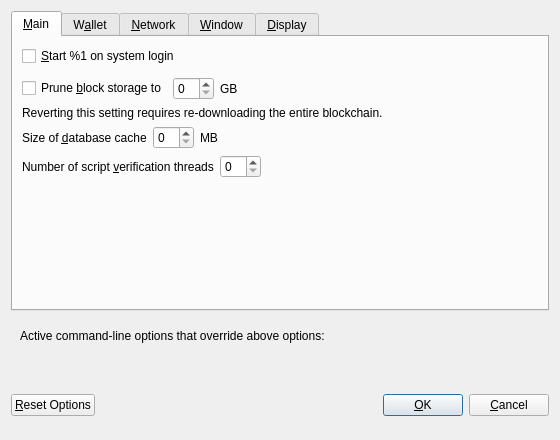
<?xml version="1.0" encoding="UTF-8"?>
<ui version="4.0">
 <class>OptionsDialog</class>
 <widget class="QDialog" name="OptionsDialog">
  <property name="geometry">
   <rect>
    <x>0</x>
    <y>0</y>
    <width>560</width>
    <height>440</height>
   </rect>
  </property>
  <property name="windowTitle">
   <string>Options</string>
  </property>
  <property name="modal">
   <bool>true</bool>
  </property>
  <layout class="QVBoxLayout" name="verticalLayout">
   <item>
    <widget class="QTabWidget" name="tabWidget">
     <property name="currentIndex">
      <number>0</number>
     </property>
     <widget class="QWidget" name="tabMain">
      <attribute name="title">
       <string>&amp;Main</string>
      </attribute>
      <layout class="QVBoxLayout" name="verticalLayout_Main">
       <item>
        <widget class="QCheckBox" name="bitcoinAtStartup">
         <property name="toolTip">
          <string>Automatically start %1 after logging in to the system.</string>
         </property>
         <property name="text">
          <string>&amp;Start %1 on system login</string>
         </property>
        </widget>
       </item>
       <item>
        <spacer name="horizontalSpacer_0_Main">
         <property name="orientation">
          <enum>Qt::Horizontal</enum>
         </property>
         <property name="sizeHint" stdset="0">
          <size>
           <width>40</width>
           <height>5</height>
          </size>
         </property>
        </spacer>
       </item>
       <item>
       <layout class="QHBoxLayout" name="horizontalLayout_Main_Prune">
        <item>
         <widget class="QCheckBox" name="prune">
          <property name="toolTip">
           <string>Disables some advanced features but all blocks will still be fully validated. Reverting this setting requires re-downloading the entire blockchain. Actual disk usage may be somewhat higher.</string>
          </property>
          <property name="text">
           <string>Prune &amp;block storage to</string>
          </property>
         </widget>
        </item>
        <item>
         <widget class="QSpinBox" name="pruneSize"/>
        </item>
         <item>
          <widget class="QLabel" name="pruneSizeUnitLabel">
           <property name="text">
            <string>GB</string>
           </property>
           <property name="textFormat">
            <enum>Qt::PlainText</enum>
           </property>
          </widget>
         </item>
         <item>
          <spacer name="horizontalSpacer_Main_Prune">
           <property name="orientation">
            <enum>Qt::Horizontal</enum>
           </property>
           <property name="sizeHint" stdset="0">
            <size>
             <width>40</width>
             <height>20</height>
            </size>
           </property>
          </spacer>
         </item>
        </layout>
       </item>
       <item>
        <widget class="QLabel" name="pruneWarning">
         <property name="text">
          <string>Reverting this setting requires re-downloading the entire blockchain.</string>
         </property>
         <property name="textFormat">
          <enum>Qt::PlainText</enum>
         </property>
        </widget>
       </item>
       <item>
        <layout class="QHBoxLayout" name="horizontalLayout_2_Main">
         <item>
          <widget class="QLabel" name="databaseCacheLabel">
           <property name="text">
            <string>Size of &amp;database cache</string>
           </property>
           <property name="textFormat">
            <enum>Qt::PlainText</enum>
           </property>
           <property name="buddy">
            <cstring>databaseCache</cstring>
           </property>
          </widget>
         </item>
         <item>
          <widget class="QSpinBox" name="databaseCache"/>
         </item>
         <item>
          <widget class="QLabel" name="databaseCacheUnitLabel">
           <property name="text">
            <string>MB</string>
           </property>
           <property name="textFormat">
            <enum>Qt::PlainText</enum>
           </property>
          </widget>
         </item>
         <item>
          <spacer name="horizontalSpacer_2_Main">
           <property name="orientation">
            <enum>Qt::Horizontal</enum>
           </property>
           <property name="sizeHint" stdset="0">
            <size>
             <width>40</width>
             <height>20</height>
            </size>
           </property>
          </spacer>
         </item>
        </layout>
       </item>
       <item>
        <layout class="QHBoxLayout" name="horizontalLayout_3_Main">
         <item>
          <widget class="QLabel" name="threadsScriptVerifLabel">
           <property name="text">
            <string>Number of script &amp;verification threads</string>
           </property>
           <property name="textFormat">
            <enum>Qt::PlainText</enum>
           </property>
           <property name="buddy">
            <cstring>threadsScriptVerif</cstring>
           </property>
          </widget>
         </item>
         <item>
          <widget class="QSpinBox" name="threadsScriptVerif">
           <property name="toolTip">
            <string>(0 = auto, &lt;0 = leave that many cores free)</string>
           </property>
          </widget>
         </item>
         <item>
          <spacer name="horizontalSpacer_3_Main">
           <property name="orientation">
            <enum>Qt::Horizontal</enum>
           </property>
           <property name="sizeHint" stdset="0">
            <size>
             <width>40</width>
             <height>20</height>
            </size>
           </property>
          </spacer>
         </item>
        </layout>
       </item>
       <item>
        <spacer name="verticalSpacer_Main">
         <property name="orientation">
          <enum>Qt::Vertical</enum>
         </property>
         <property name="sizeHint" stdset="0">
          <size>
           <width>20</width>
           <height>40</height>
          </size>
         </property>
        </spacer>
       </item>
      </layout>
     </widget>
     <widget class="QWidget" name="tabWallet">
      <attribute name="title">
       <string>W&amp;allet</string>
      </attribute>
      <layout class="QVBoxLayout" name="verticalLayout_Wallet">
       <item>
        <widget class="QGroupBox" name="groupBox">
         <property name="title">
          <string>Expert</string>
         </property>
         <layout class="QVBoxLayout" name="verticalLayout_2">
          <item>
           <widget class="QCheckBox" name="coinControlFeatures">
            <property name="toolTip">
             <string>Whether to show coin control features or not.</string>
            </property>
            <property name="text">
             <string>Enable coin &amp;control features</string>
            </property>
           </widget>
          </item>
          <item>
           <widget class="QCheckBox" name="spendZeroConfChange">
            <property name="toolTip">
             <string>If you disable the spending of unconfirmed change, the change from a transaction cannot be used until that transaction has at least one confirmation. This also affects how your balance is computed.</string>
            </property>
            <property name="text">
             <string>&amp;Spend unconfirmed change</string>
            </property>
           </widget>
          </item>
         </layout>
        </widget>
       </item>
       <item>
        <spacer name="verticalSpacer_Wallet">
         <property name="orientation">
          <enum>Qt::Vertical</enum>
         </property>
         <property name="sizeHint" stdset="0">
          <size>
           <width>20</width>
           <height>40</height>
          </size>
         </property>
        </spacer>
       </item>
      </layout>
     </widget>
     <widget class="QWidget" name="tabNetwork">
      <attribute name="title">
       <string>&amp;Network</string>
      </attribute>
      <layout class="QVBoxLayout" name="verticalLayout_Network">
       <item>
        <widget class="QCheckBox" name="mapPortUpnp">
         <property name="toolTip">
          <string>Automatically open the Junkcoin client port on the router. This only works when your router supports UPnP and it is enabled.</string>
         </property>
         <property name="text">
          <string>Map port using &amp;UPnP</string>
         </property>
        </widget>
       </item>
       <item>
        <widget class="QCheckBox" name="allowIncoming">
         <property name="toolTip">
          <string>Accept connections from outside</string>
         </property>
         <property name="text">
          <string>Allow incoming connections</string>
         </property>
        </widget>
       </item>
       <item>
        <widget class="QCheckBox" name="connectSocks">
         <property name="toolTip">
          <string>Connect to the Junkcoin network through a SOCKS5 proxy.</string>
         </property>
         <property name="text">
          <string>&amp;Connect through SOCKS5 proxy (default proxy):</string>
         </property>
        </widget>
       </item>
       <item>
        <layout class="QHBoxLayout" name="horizontalLayout_1_Network">
         <item>
          <widget class="QLabel" name="proxyIpLabel">
           <property name="text">
            <string>Proxy &amp;IP:</string>
           </property>
           <property name="textFormat">
            <enum>Qt::PlainText</enum>
           </property>
           <property name="buddy">
            <cstring>proxyIp</cstring>
           </property>
          </widget>
         </item>
         <item>
          <widget class="QValidatedLineEdit" name="proxyIp">
           <property name="minimumSize">
            <size>
             <width>140</width>
             <height>0</height>
            </size>
           </property>
           <property name="maximumSize">
            <size>
             <width>140</width>
             <height>16777215</height>
            </size>
           </property>
           <property name="toolTip">
            <string>IP address of the proxy (e.g. IPv4: 127.0.0.1 / IPv6: ::1)</string>
           </property>
          </widget>
         </item>
         <item>
          <widget class="QLabel" name="proxyPortLabel">
           <property name="text">
            <string>&amp;Port:</string>
           </property>
           <property name="textFormat">
            <enum>Qt::PlainText</enum>
           </property>
           <property name="buddy">
            <cstring>proxyPort</cstring>
           </property>
          </widget>
         </item>
         <item>
          <widget class="QLineEdit" name="proxyPort">
           <property name="minimumSize">
            <size>
             <width>55</width>
             <height>0</height>
            </size>
           </property>
           <property name="maximumSize">
            <size>
             <width>55</width>
             <height>16777215</height>
            </size>
           </property>
           <property name="toolTip">
            <string>Port of the proxy (e.g. 9050)</string>
           </property>
          </widget>
         </item>
         <item>
          <spacer name="horizontalSpacer_1_Network">
           <property name="orientation">
            <enum>Qt::Horizontal</enum>
           </property>
           <property name="sizeHint" stdset="0">
            <size>
             <width>40</width>
             <height>20</height>
            </size>
           </property>
          </spacer>
         </item>
        </layout>
       </item>
       <item>
        <layout class="QHBoxLayout" name="horizontalLayout_2_Network">
         <item>
          <widget class="QLabel" name="proxyActiveNets">
           <property name="text">
            <string>Used for reaching peers via:</string>
           </property>
           <property name="textFormat">
            <enum>Qt::PlainText</enum>
           </property>
          </widget>
         </item>
         <item>
          <widget class="QCheckBox" name="proxyReachIPv4">
           <property name="enabled">
            <bool>false</bool>
           </property>
           <property name="toolTip">
            <string>Shows, if the supplied default SOCKS5 proxy is used to reach peers via this network type.</string>
           </property>
           <property name="text">
            <string/>
           </property>
          </widget>
         </item>
         <item>
          <widget class="QLabel" name="proxyReachIPv4Label">
           <property name="text">
            <string>IPv4</string>
           </property>
           <property name="textFormat">
            <enum>Qt::PlainText</enum>
           </property>
          </widget>
         </item>
         <item>
          <widget class="QCheckBox" name="proxyReachIPv6">
           <property name="enabled">
            <bool>false</bool>
           </property>
           <property name="toolTip">
            <string>Shows, if the supplied default SOCKS5 proxy is used to reach peers via this network type.</string>
           </property>
           <property name="text">
            <string/>
           </property>
          </widget>
         </item>
         <item>
          <widget class="QLabel" name="proxyReachIPv6Label">
           <property name="text">
            <string>IPv6</string>
           </property>
           <property name="textFormat">
            <enum>Qt::PlainText</enum>
           </property>
          </widget>
         </item>
         <item>
          <widget class="QCheckBox" name="proxyReachTor">
           <property name="enabled">
            <bool>false</bool>
           </property>
           <property name="toolTip">
            <string>Shows, if the supplied default SOCKS5 proxy is used to reach peers via this network type.</string>
           </property>
           <property name="text">
            <string/>
           </property>
          </widget>
         </item>
         <item>
          <widget class="QLabel" name="proxyReachTorLabel">
           <property name="text">
            <string>Tor</string>
           </property>
           <property name="textFormat">
            <enum>Qt::PlainText</enum>
           </property>
          </widget>
         </item>
         <item>
          <spacer name="horizontalSpacer_2_Network">
           <property name="orientation">
            <enum>Qt::Horizontal</enum>
           </property>
           <property name="sizeHint" stdset="0">
            <size>
             <width>40</width>
             <height>20</height>
            </size>
           </property>
          </spacer>
         </item>
        </layout>
       </item>
       <item>
        <widget class="QCheckBox" name="connectSocksTor">
         <property name="toolTip">
          <string>Connect to the Junkcoin network through a separate SOCKS5 proxy for Tor hidden services.</string>
         </property>
         <property name="text">
          <string>Use separate SOCKS5 proxy to reach peers via Tor hidden services:</string>
         </property>
        </widget>
       </item>
       <item>
        <layout class="QHBoxLayout" name="horizontalLayout_3_Network">
         <item>
          <widget class="QLabel" name="proxyIpTorLabel">
           <property name="text">
            <string>Proxy &amp;IP:</string>
           </property>
           <property name="textFormat">
            <enum>Qt::PlainText</enum>
           </property>
           <property name="buddy">
            <cstring>proxyIpTor</cstring>
           </property>
          </widget>
         </item>
         <item>
          <widget class="QValidatedLineEdit" name="proxyIpTor">
           <property name="minimumSize">
            <size>
             <width>140</width>
             <height>0</height>
            </size>
           </property>
           <property name="maximumSize">
            <size>
             <width>140</width>
             <height>16777215</height>
            </size>
           </property>
           <property name="toolTip">
            <string>IP address of the proxy (e.g. IPv4: 127.0.0.1 / IPv6: ::1)</string>
           </property>
          </widget>
         </item>
         <item>
          <widget class="QLabel" name="proxyPortTorLabel">
           <property name="text">
            <string>&amp;Port:</string>
           </property>
           <property name="textFormat">
            <enum>Qt::PlainText</enum>
           </property>
           <property name="buddy">
            <cstring>proxyPortTor</cstring>
           </property>
          </widget>
         </item>
         <item>
          <widget class="QLineEdit" name="proxyPortTor">
           <property name="minimumSize">
            <size>
             <width>55</width>
             <height>0</height>
            </size>
           </property>
           <property name="maximumSize">
            <size>
             <width>55</width>
             <height>16777215</height>
            </size>
           </property>
           <property name="toolTip">
            <string>Port of the proxy (e.g. 9050)</string>
           </property>
          </widget>
         </item>
         <item>
          <spacer name="horizontalSpacer_4_Network">
           <property name="orientation">
            <enum>Qt::Horizontal</enum>
           </property>
           <property name="sizeHint" stdset="0">
            <size>
             <width>40</width>
             <height>20</height>
            </size>
           </property>
          </spacer>
         </item>
        </layout>
       </item>
       <item>
        <spacer name="verticalSpacer_Network">
         <property name="orientation">
          <enum>Qt::Vertical</enum>
         </property>
         <property name="sizeHint" stdset="0">
          <size>
           <width>20</width>
           <height>40</height>
          </size>
         </property>
        </spacer>
       </item>
      </layout>
     </widget>
     <widget class="QWidget" name="tabWindow">
      <attribute name="title">
       <string>&amp;Window</string>
      </attribute>
      <layout class="QVBoxLayout" name="verticalLayout_Window">
       <item>
        <widget class="QCheckBox" name="hideTrayIcon">
         <property name="toolTip">
          <string>&amp;Hide the icon from the system tray.</string>
         </property>
         <property name="text">
          <string>Hide tray icon</string>
         </property>
        </widget>
       </item>
       <item>
        <widget class="QCheckBox" name="minimizeToTray">
         <property name="toolTip">
          <string>Show only a tray icon after minimizing the window.</string>
         </property>
         <property name="text">
          <string>&amp;Minimize to the tray instead of the taskbar</string>
         </property>
        </widget>
       </item>
       <item>
        <widget class="QCheckBox" name="minimizeOnClose">
         <property name="toolTip">
          <string>Minimize instead of exit the application when the window is closed. When this option is enabled, the application will be closed only after selecting Exit in the menu.</string>
         </property>
         <property name="text">
          <string>M&amp;inimize on close</string>
         </property>
        </widget>
       </item>
       <item>
        <spacer name="verticalSpacer_Window">
         <property name="orientation">
          <enum>Qt::Vertical</enum>
         </property>
         <property name="sizeHint" stdset="0">
          <size>
           <width>20</width>
           <height>40</height>
          </size>
         </property>
        </spacer>
       </item>
      </layout>
     </widget>
     <widget class="QWidget" name="tabDisplay">
      <attribute name="title">
       <string>&amp;Display</string>
      </attribute>
      <layout class="QVBoxLayout" name="verticalLayout_Display">
       <item>
        <layout class="QHBoxLayout" name="horizontalLayout_1_Display">
         <item>
          <widget class="QLabel" name="langLabel">
           <property name="text">
            <string>User Interface &amp;language:</string>
           </property>
           <property name="textFormat">
            <enum>Qt::PlainText</enum>
           </property>
           <property name="buddy">
            <cstring>lang</cstring>
           </property>
          </widget>
         </item>
         <item>
          <widget class="QValueComboBox" name="lang">
           <property name="toolTip">
            <string>The user interface language can be set here. This setting will take effect after restarting %1.</string>
           </property>
          </widget>
         </item>
        </layout>
       </item>
       <item>
        <layout class="QHBoxLayout" name="horizontalLayout_2_Display">
         <item>
          <widget class="QLabel" name="unitLabel">
           <property name="text">
            <string>&amp;Unit to show amounts in:</string>
           </property>
           <property name="textFormat">
            <enum>Qt::PlainText</enum>
           </property>
           <property name="buddy">
            <cstring>unit</cstring>
           </property>
          </widget>
         </item>
         <item>
          <widget class="QValueComboBox" name="unit">
           <property name="toolTip">
            <string>Choose the default subdivision unit to show in the interface and when sending coins.</string>
           </property>
          </widget>
         </item>
        </layout>
       </item>
       <item>
        <layout class="QHBoxLayout" name="horizontalLayout_3_Display">
         <item>
          <widget class="QLabel" name="thirdPartyTxUrlsLabel">
           <property name="toolTip">
            <string>Third party URLs (e.g. a block explorer) that appear in the transactions tab as context menu items. %s in the URL is replaced by transaction hash. Multiple URLs are separated by vertical bar |.</string>
           </property>
           <property name="text">
            <string>Third party transaction URLs</string>
           </property>
           <property name="buddy">
            <cstring>thirdPartyTxUrls</cstring>
           </property>
          </widget>
         </item>
         <item>
          <widget class="QLineEdit" name="thirdPartyTxUrls">
           <property name="toolTip">
            <string>Third party URLs (e.g. a block explorer) that appear in the transactions tab as context menu items. %s in the URL is replaced by transaction hash. Multiple URLs are separated by vertical bar |.</string>
           </property>
          </widget>
         </item>
        </layout>
       </item>
       <item>
        <spacer name="verticalSpacer_Display">
         <property name="orientation">
          <enum>Qt::Vertical</enum>
         </property>
         <property name="sizeHint" stdset="0">
          <size>
           <width>20</width>
           <height>40</height>
          </size>
         </property>
        </spacer>
       </item>
      </layout>
     </widget>
    </widget>
   </item>
   <item>
    <widget class="QFrame" name="frame">
     <layout class="QVBoxLayout" name="verticalLayout_Bottom">
      <item>
       <layout class="QHBoxLayout" name="horizontalLayout_Bottom">
        <item>
         <widget class="QLabel" name="overriddenByCommandLineInfoLabel">
          <property name="text">
           <string>Active command-line options that override above options:</string>
          </property>
          <property name="textFormat">
           <enum>Qt::PlainText</enum>
          </property>
         </widget>
        </item>
        <item>
         <spacer name="horizontalSpacer_Bottom">
          <property name="orientation">
           <enum>Qt::Horizontal</enum>
          </property>
          <property name="sizeHint" stdset="0">
           <size>
            <width>40</width>
            <height>20</height>
           </size>
          </property>
         </spacer>
        </item>
       </layout>
      </item>
      <item>
       <widget class="QLabel" name="overriddenByCommandLineLabel">
        <property name="text">
         <string/>
        </property>
        <property name="textFormat">
         <enum>Qt::PlainText</enum>
        </property>
        <property name="wordWrap">
         <bool>true</bool>
        </property>
       </widget>
      </item>
     </layout>
    </widget>
   </item>
   <item>
    <layout class="QHBoxLayout" name="horizontalLayout_Buttons">
     <item>
      <widget class="QPushButton" name="resetButton">
       <property name="toolTip">
        <string>Reset all client options to default.</string>
       </property>
       <property name="text">
        <string>&amp;Reset Options</string>
       </property>
       <property name="autoDefault">
        <bool>false</bool>
       </property>
      </widget>
     </item>
     <item>
      <spacer name="horizontalSpacer_1">
       <property name="orientation">
        <enum>Qt::Horizontal</enum>
       </property>
       <property name="sizeHint" stdset="0">
        <size>
         <width>40</width>
         <height>48</height>
        </size>
       </property>
      </spacer>
     </item>
     <item>
      <widget class="QLabel" name="statusLabel">
       <property name="minimumSize">
        <size>
         <width>200</width>
         <height>0</height>
        </size>
       </property>
       <property name="font">
        <font>
         <weight>75</weight>
         <bold>true</bold>
        </font>
       </property>
       <property name="text">
        <string/>
       </property>
       <property name="textFormat">
        <enum>Qt::PlainText</enum>
       </property>
       <property name="wordWrap">
        <bool>true</bool>
       </property>
      </widget>
     </item>
     <item>
      <spacer name="horizontalSpacer_2">
       <property name="orientation">
        <enum>Qt::Horizontal</enum>
       </property>
       <property name="sizeHint" stdset="0">
        <size>
         <width>40</width>
         <height>48</height>
        </size>
       </property>
      </spacer>
     </item>
     <item>
      <widget class="QPushButton" name="okButton">
       <property name="text">
        <string>&amp;OK</string>
       </property>
       <property name="autoDefault">
        <bool>false</bool>
       </property>
       <property name="default">
        <bool>true</bool>
       </property>
      </widget>
     </item>
     <item>
      <widget class="QPushButton" name="cancelButton">
       <property name="text">
        <string>&amp;Cancel</string>
       </property>
       <property name="autoDefault">
        <bool>false</bool>
       </property>
      </widget>
     </item>
    </layout>
   </item>
  </layout>
 </widget>
 <customwidgets>
  <customwidget>
   <class>QValidatedLineEdit</class>
   <extends>QLineEdit</extends>
   <header>qvalidatedlineedit.h</header>
  </customwidget>
  <customwidget>
   <class>QValueComboBox</class>
   <extends>QComboBox</extends>
   <header>qvaluecombobox.h</header>
  </customwidget>
 </customwidgets>
 <resources/>
 <connections/>
</ui>
